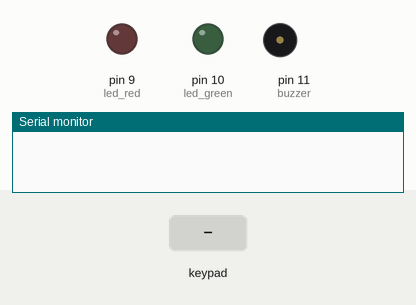
A sketch run on a simulated Arduino Uno, built with avr-gcc and run on an emulated ATmega328P. Parts: output pins drawn as LEDs (lit = HIGH), buzzer (waves = sounding, pin HIGH), the last lines printed to the serial monitor. The inputs (shaded band) are chosen by the test bench.

Above: at 1.2 s.
1.3 s: keypad keys 5 4 3 2 pressed 0.4 s apart
At 1.51 s:
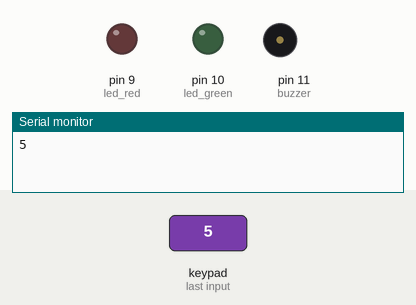
4.4 s: key '*' pressed
At 4.8 s:
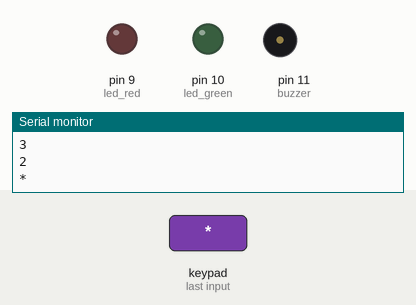
5.9 s: key '#' pressed
At 7.4 s:
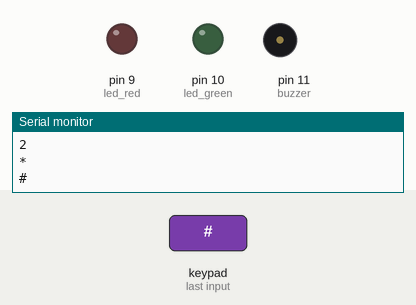
Timing chart, 0 to 8.9 s (numbered marks = the images above; inputs shaded):
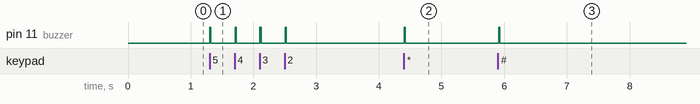

The sketch:

keypad-control.ino
```cpp
#include <Keypad.h>
#include <RCSwitch.h>
#include <EEPROM.h>

bool is_change= false;
bool is_check = false;
//Initialize buzzer pin
const int buzzer = 11;

//Initialize close button
const int close_button = 12;

//Initialize transmitting pins
const int transmitt = 13;

//Initialize RBG LED pins
const int led_red   = 9;
const int led_green = 10;

//Initialize keypad
const byte rows = 4;
const byte cols = 3;

char keys[rows][cols] = {
    {'1', '2', '3'},
    {'4', '5', '6'},
    {'7', '8', '9'},
    {'*', '0', '#'}
};

byte rowPins[rows] = {5, 4, 3, 2};
byte colPins[cols] = {8, 7, 6};

Keypad keypad = Keypad(makeKeymap(keys), rowPins, colPins, rows, cols);

RCSwitch rc = RCSwitch();
//Define RF315Mhz signals
const char *open_signal = "101010001101111110110100"; //Open garage
const char *close_signal= "101010001101111110111000"; //Close garage
const char *stop_signal = "101010001101111110110010"; //Stop/Unlock garage

void open_garage(void)
{
    rc.send(open_signal);
    delay(200);
}

void close_garage(void)
{
    rc.send(stop_signal);
    delay(200);
    rc.send(close_signal);
    delay(200);
}

void beep(void)
{
    digitalWrite(buzzer, HIGH);
    delay(20);
    digitalWrite(buzzer, LOW);
}

void invalid_beep(void)
{
    digitalWrite(buzzer, HIGH);
    delay(1200);
    digitalWrite(buzzer, LOW);
}

void setup()
{
    pinMode(buzzer, OUTPUT);
    pinMode(led_red, OUTPUT);
    pinMode(led_green, OUTPUT);
    pinMode(close_button, INPUT);
    rc.enableTransmit(transmitt);
    rc.setProtocol(1);
    rc.setPulseLength(248);
    rc.setRepeatTransmit(3);
    Serial.begin(9600);
}

void loop()
{
    char key = keypad.getKey();
    if(key != NO_KEY)
    {
        Serial.println(key);
        beep();
    }
}
```

Measured:
- after the input at 1.3 s, pin 11 (buzzer): alternates HIGH for 0.02 s and LOW for 0.38 s, 8 changes in all, then stays LOW, starting at once
- after the input at 4.4 s, pin 11 (buzzer): LOW → HIGH at once, → LOW 0.02 s later
- after the input at 5.9 s, pin 11 (buzzer): LOW → HIGH at once, → LOW 0.02 s later
